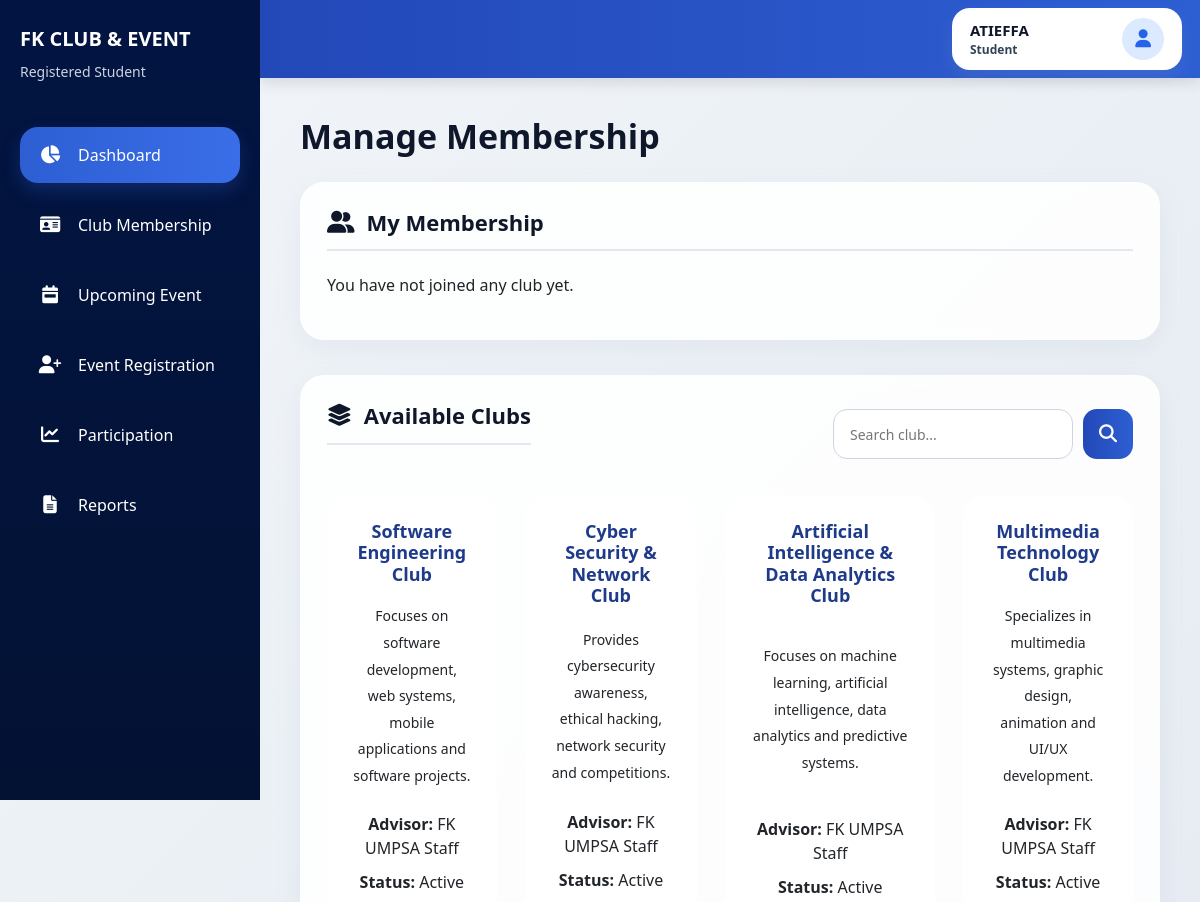
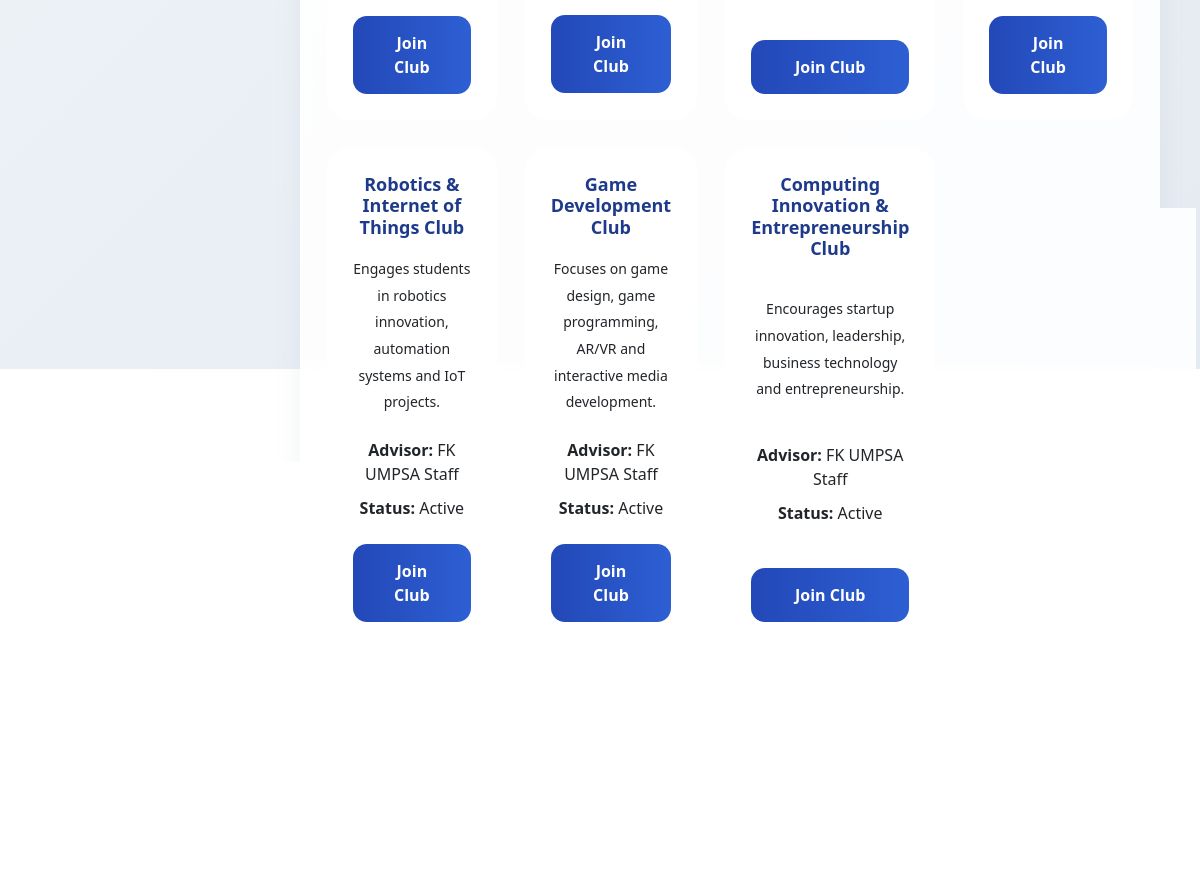
Screenshot of /Project_FK_Club/Student/membership_student.php (signed in) with the database file from the repository (2 pictures, top to bottom).
### tables this page shows
CREATE TABLE `clubs` (
  `club_id` int(11) NOT NULL,
  `club_name` varchar(100) NOT NULL,
  `description` text DEFAULT NULL,
  `advisor_name` varchar(100) DEFAULT NULL,
  `status` enum('Active','Inactive') DEFAULT 'Active',
  `created_at` timestamp NOT NULL DEFAULT current_timestamp()
);

### Project_FK_Club/Student/membership_student.php (the view, shortened to what this page needs)
<?php
include("../db_connect.php");
$user_id   = $_SESSION['user_id'];
$membershipQuery = mysqli_query($conn, "
    SELECT memberships.*, clubs.club_name, clubs.description, clubs.advisor_name
    FROM memberships
    JOIN clubs ON memberships.club_id = clubs.club_id
    WHERE memberships.user_id = '$user_id'
    AND memberships.membership_status = 'Active'
");
$clubsQuery = mysqli_query($conn, "
    SELECT * FROM clubs
    WHERE status = 'active' OR status = 'Active'
");
?>
<?php include('../Includes/header_stud.php'); ?>
<?php include('../Includes/sidebar_stud.php'); ?>
<div class="main-content">
    <h1>Manage Membership</h1>
    <div class="membership-overview-card">
        <h2><i class="fa-solid fa-user-group"></i> My Membership</h2>
        <?php if (mysqli_num_rows($membershipQuery) > 0): ?>
            <?php while ($membership = mysqli_fetch_assoc($membershipQuery)): ?>
                <div class="membership-item">
                    <div class="membership-details">
                        <h3><?php echo htmlspecialchars($membership['club_name']); ?></h3>
                        <p><strong>Membership Type:</strong> <?php echo htmlspecialchars($membership['membership_type']); ?></p>
                        <p><strong>Advisor:</strong> <?php echo htmlspecialchars($membership['advisor_name']); ?></p>
                        <p><strong>Joined Date:</strong> <?php echo htmlspecialchars($membership['joined_date']); ?></p>
                        <p><strong>Status:</strong> <?php echo htmlspecialchars($membership['membership_status']); ?></p>
                    </div>
                    <button type="button" class="leave-btn"
                        onclick="showLeavePopup('<?php echo $membership['membership_id']; ?>','<?php echo htmlspecialchars($membership['club_name']); ?>')">
                        Leave Club
                    </button>
                </div>
            <?php endwhile; ?>
        <?php else: ?>
            <p class="empty-message">You have not joined any club yet.</p>
        <?php endif; ?>
    </div>
    <div class="available-clubs-card">
        <div class="section-header">
            <h2><i class="fa-solid fa-layer-group"></i> Available Clubs</h2>
            <div class="search-bar">
                <input type="text" id="clubSearch" placeholder="Search club...">
                <button type="button" id="searchBtn"><i class="fa-solid fa-search"></i></button>
            </div>
        </div>
        <div class="clubs-grid" id="clubsContainer">
            <?php while ($club = mysqli_fetch_assoc($clubsQuery)): ?>
                <div class="club-card">
                    <h3><?php echo htmlspecialchars($club['club_name']); ?></h3>
                    <p><?php echo htmlspecialchars($club['description']); ?></p>
                    <div class="club-info">
                        <span><strong>Advisor:</strong> <?php echo htmlspecialchars($club['advisor_name']); ?></span>
                        <span><strong>Status:</strong> <?php echo htmlspecialchars($club['status']); ?></span>
                    </div>
                    <button type="button" class="join-btn"
                        onclick="showJoinPopup('<?php echo $club['club_id']; ?>','<?php echo htmlspecialchars($club['club_name']); ?>')">
                        Join Club
                    </button>
                </div>
            <?php endwhile; ?>
        </div>
    </div>
</div>
<?php include('../Includes/footer.php'); ?>

### Project_FK_Club/CSS_stud/student.css (style rules this page uses)
* { margin: 0; padding: 0; box-sizing: border-box; font-family: 'Segoe UI', Arial, sans-serif !important; }
html, body { background: linear-gradient(135deg, #f1f5f9 0%, #e2e8f0 100%); color: #1e293b; overflow-x: hidden; min-height: 100vh; position: relative; }
body::before { content: ""; position: fixed; top: 0; left: 260px; width: calc(100% - 260px); height: 100%; background: radial-gradient(circle at top right, rgba(255,255,255,0.35), transparent 40%), radial-gradient(circle at bottom left, rgba(203,213,225,0.20), transparent 35%); z-index: -1; pointer-events: none; }
.main-content { margin-left: 260px; margin-top: 88px; padding: 28px 40px 40px; min-height: 100vh; }
.main-content h1 { font-size: 34px; color: #0f172a; margin-bottom: 25px; font-weight: 900; }

### Project_FK_Club/CSS_stud/membership_student.css (style rules this page uses)
.fa, .fas, .far, .fab, .fa-solid, .fa-regular, .fa-brands, [class^="fa-"], [class*=" fa-"] { font-family: 'Font Awesome 6 Free' !important; font-weight: 900 !important; display: inline-block !important; font-style: normal !important; font-variant: normal !important; text-rendering: auto !important; -webkit-font-smoothing: antialiased !important; }
body { background: linear-gradient(135deg, #f1f5f9 0%, #e2e8f0 100%); color: #1e293b; font-family: 'Segoe UI', Arial, sans-serif; }
.main-content { margin-left: 260px; margin-top: 88px; padding: 28px 40px 40px; min-height: 100vh; width: calc(100% - 260px); transition: all 0.3s ease; }
.main-content h1, .main-content h2, .main-content h3, .main-content p, .main-content span, .main-content input { font-family: 'Segoe UI', Arial, sans-serif !important; }
.main-content h1 { font-size: 34px; color: #0f172a; margin-bottom: 25px; font-weight: 900; }
.membership-overview-card, .available-clubs-card { background: rgba(255,255,255,0.88); backdrop-filter: blur(6px); padding: 26px; border-radius: 24px; border: 1px solid rgba(255,255,255,0.4); box-shadow: 0 8px 24px rgba(148,163,184,0.12); margin-bottom: 35px; }
.membership-overview-card h2, .available-clubs-card h2 { font-size: 22px; font-weight: 700; color: #0f172a; margin-bottom: 22px; padding-bottom: 14px; border-bottom: 2px solid #e2e8f0; display: flex; align-items: center; gap: 12px; }
.section-header { display: flex; justify-content: space-between; align-items: center; margin-bottom: 28px; flex-wrap: wrap; gap: 20px; }
.search-bar { display: flex; gap: 10px; align-items: center; }
.search-bar input { padding: 14px 16px; border-radius: 14px; border: 1px solid #cbd5e1; min-width: 240px; height: 50px; font-size: 14px; }
.search-bar button { width: 50px; height: 50px; border: none; border-radius: 14px; background: linear-gradient(90deg, #2348b8, #2d5fd3); color: white !important; cursor: pointer; display: flex; justify-content: center; align-items: center; }
.search-bar button i { font-size: 18px !important; color: white !important; }
.clubs-grid { display: grid; grid-template-columns: repeat(4, 1fr); gap: 28px; }
.club-card { background: rgba(255,255,255,0.88); backdrop-filter: blur(6px); padding: 26px; border-radius: 24px; min-height: 470px; display: flex; flex-direction: column; justify-content: space-between; align-items: center; text-align: center; }
.club-card h3 { font-size: 18px; font-weight: 800; color: #1e3a8a; margin-bottom: 18px; }
.club-card p { font-size: 14px; line-height: 1.9; margin-bottom: 22px; }
.club-info { display: flex; flex-direction: column; gap: 10px; margin-bottom: 24px; align-items: center; }
.join-btn, .leave-btn, .cancel-popup-btn, .confirm-join-btn, .confirm-leave-btn { border: none; border-radius: 14px; padding: 15px 28px; font-weight: 700; cursor: pointer; }
.join-btn { width: 100%; color: white; background: linear-gradient(90deg, #2348b8, #2d5fd3); display: block; text-align: center; margin: 0 auto; }

### rows the page displays
clubs: club_name "Software Engineering Club", description "Focuses on software development, web systems, mobile applications and software projects.", advisor_name "FK UMPSA Staff", status "Active"
clubs: club_name "Cyber Security & Network Club", description "Provides cybersecurity awareness, ethical hacking, network security and competitions.", advisor_name "FK UMPSA Staff", status "Active"
clubs: club_name "Artificial Intelligence & Data Analytics Club", description "Focuses on machine learning, artificial intelligence, data analytics and predictive systems.", advisor_name "FK UMPSA Staff", status "Active"
clubs: club_name "Multimedia Technology Club", description "Specializes in multimedia systems, graphic design, animation and UI/UX development.", advisor_name "FK UMPSA Staff", status "Active"
clubs: club_name "Robotics & Internet of Things Club", description "Engages students in robotics innovation, automation systems and IoT projects.", advisor_name "FK UMPSA Staff", status "Active"
clubs: club_name "Game Development Club", description "Focuses on game design, game programming, AR/VR and interactive media development.", advisor_name "FK UMPSA Staff", status "Active"
clubs: club_name "Computing Innovation & Entrepreneurship Club", description "Encourages startup innovation, leadership, business technology and entrepreneurship.", advisor_name "FK UMPSA Staff", status "Active"

### other values shown
$student_name "ATIEFFA"
